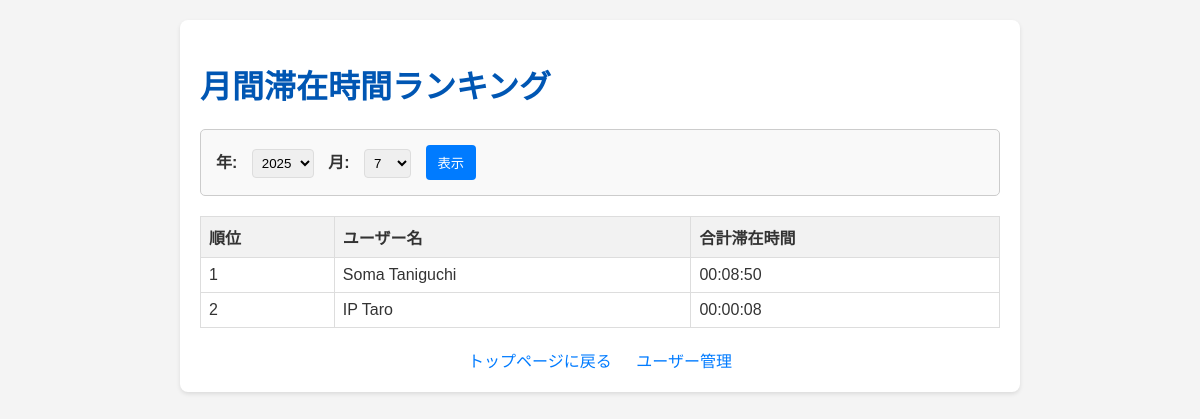
Before: /ranking with the older database file.
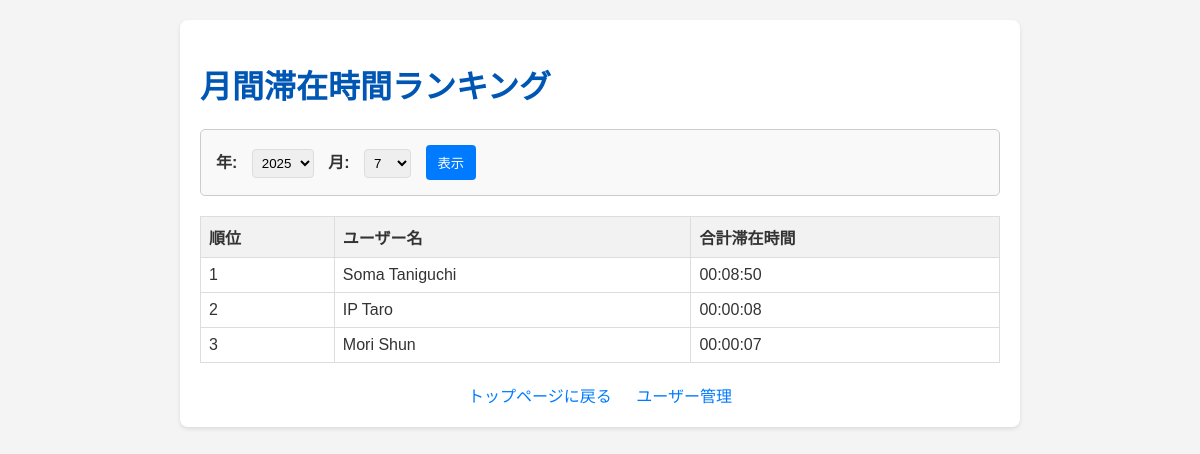
After: the same page with the newer database file.
### app.py (models this page shows, shortened)
class User(db.Model):
    id = db.Column(db.Integer, primary_key=True)
    idm = db.Column(db.String(160), unique=True, nullable=False)
    name = db.Column(db.String(80), nullable=False)

### app.py (the view)
@app.route('/ranking')
def show_ranking():
    current_year = datetime.now().year
    current_month = datetime.now().month
    year = request.args.get('year', type=int, default=current_year)
    month = request.args.get('month', type=int, default=current_month)
    if not (1 <= month <= 12):
        month = current_month
    with app.app_context():
        ranking = calculate_monthly_stay_time(year, month)
    return render_template('ranking.html', ranking=ranking, selected_year=year, selected_month=month, datetime=datetime)

### app.py (called while the page is built)
def calculate_monthly_stay_time(year, month):
    start_date = datetime(year, month, 1)
    if month == 12:
        end_date = datetime(year + 1, 1, 1)
    else:
        end_date = datetime(year, month + 1, 1)
    logs = AccessLog.query.filter(
        AccessLog.timestamp >= start_date,
        AccessLog.timestamp < end_date
    ).order_by(AccessLog.user_id, AccessLog.timestamp).all()
    return _calculate_stay_time_for_logs(logs)

### templates/ranking.html (shortened to what this page needs)
<!DOCTYPE html>
<html lang="ja">
<head>
</head>
<body>
    <div class="container">
        <h1>月間滞在時間ランキング</h1>
        <div class="month-selector">
            <form action="{{ url_for('show_ranking') }}" method="GET">
                <label for="year">年:</label>
                <select id="year" name="year">
                    {% for y in range(datetime.now().year - 2, datetime.now().year + 1) %}
                        <option value="{{ y }}" {% if y == selected_year %}selected{% endif %}>{{ y }}</option>
                    {% endfor %}
                </select>
                <label for="month">月:</label>
                <select id="month" name="month">
                    {% for m in range(1, 13) %}
                        <option value="{{ m }}" {% if m == selected_month %}selected{% endif %}>{{ m }}</option>
                    {% endfor %}
                </select>
                <button type="submit">表示</button>
            </form>
        </div>
        {% if ranking %}
            <table>
                <thead>
                    <tr>
                        <th>順位</th>
                        <th>ユーザー名</th>
                        <th>合計滞在時間</th>
                    </tr>
                </thead>
                <tbody>
                    {% for entry in ranking %}
                        <tr>
                            <td>{{ loop.index }}</td>
                            <td>{{ entry.name }}</td>
                            <td>{{ entry.formatted_time }}</td>
                        </tr>
                    {% endfor %}
                </tbody>
            </table>
        {% else %}
            <p>選択された月には滞在記録がありません。</p>
        {% endif %}
        <div class="nav-link">
            <a href="{{ url_for('index') }}">トップページに戻る</a>
            <a href="{{ url_for('manage_users') }}">ユーザー管理</a>
        </div>
    </div>
</body>
</html>

Changed rows visible on the page:
added User: name "Mori Shun", formatted_time "00:00:07"
